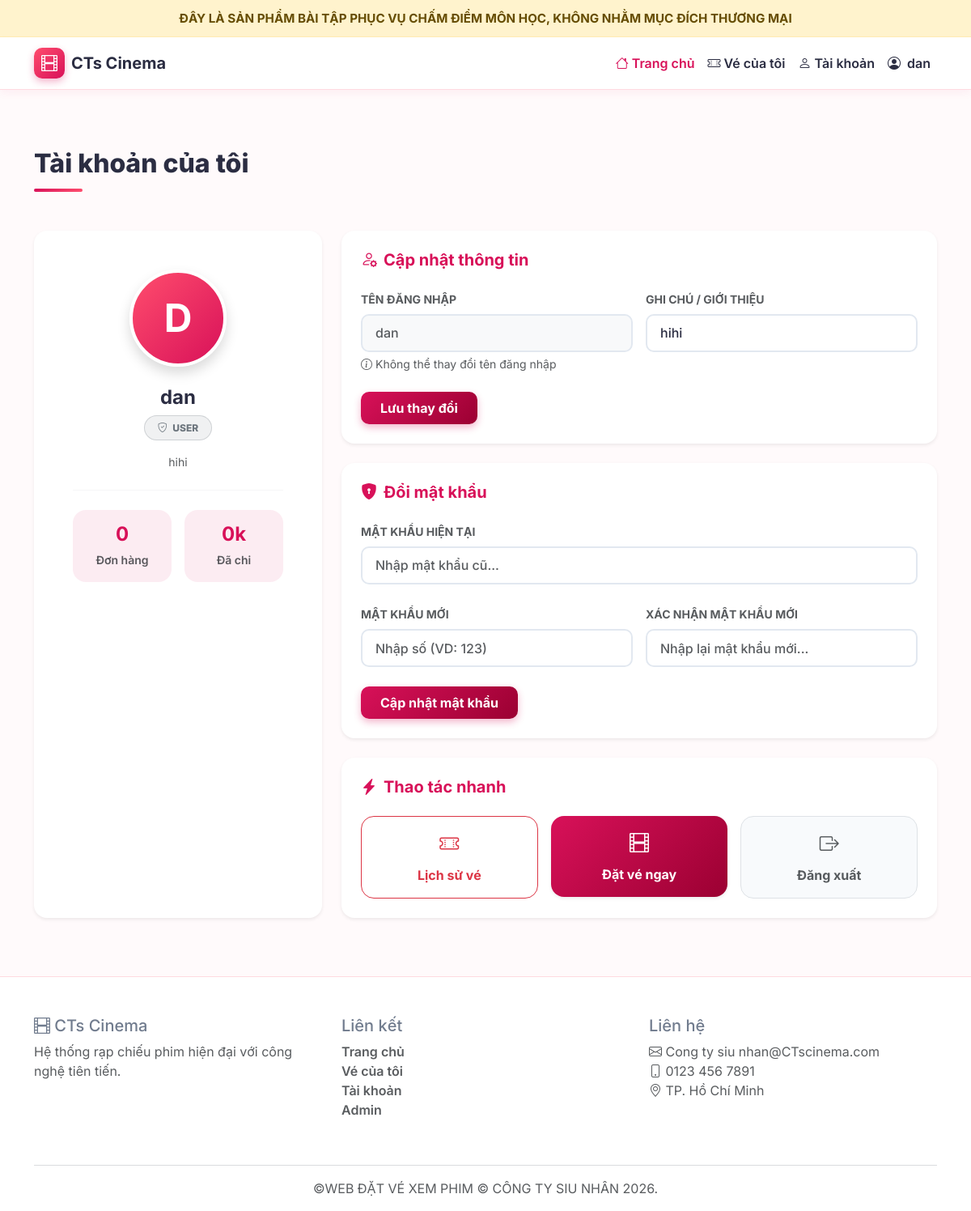
Page /profile.php (signed in) on the committed database.
### tables this page shows
CREATE TABLE `nguoidung` (
  `tendn` varchar(100) NOT NULL,
  `matkhau` int NOT NULL,
  `quyen` varchar(100) NOT NULL,
  `trangthai` varchar(50) NOT NULL DEFAULT 'Hoạt động',
  `ghichu` varchar(100) NOT NULL
);

### config/database.php (called while the page is built, shortened)
<?php
class Database {
    private $host = "localhost";
    private $username = "root";
    private $password = "";
    private $dbname = "kt";
    private $conn;
    public function __construct() {
        $this->conn = new mysqli($this->host, $this->username, $this->password, $this->dbname);
        $this->conn->set_charset("utf8");
        $this->conn->query("SET time_zone = '+07:00'");
    }
    public function select($sql) {
        $result = $this->conn->query($sql);
        $data = [];
        if ($result && $result->num_rows > 0) {
            while ($row = $result->fetch_assoc()) {
                $data[] = $row;
            }
        }
        return $data;
    }
    public function escape($str) {
        return $this->conn->real_escape_string($str);
    }
}
$db = new Database();
?>

### models/UserProfile.php (called while the page is built, shortened)
<?php
class UserProfile {
    public static function getByUsername($db, $tendn) {
        $tendn = $db->escape($tendn);
        return $db->select("SELECT * FROM nguoidung WHERE tendn = '$tendn'");
    }
    public static function getStats($db, $tendn) {
        $tendn = $db->escape($tendn);
        $total_tickets = count($db->select("SELECT mahd FROM hoadon WHERE tendn = '$tendn'"));
        $total_spent_data = $db->select("SELECT SUM(tongtien) as total FROM hoadon WHERE tendn = '$tendn' AND trangthai = 'Đã thanh toán'");
        $total_spent = $total_spent_data[0]['total'] ?? 0;
        return [
            'total_tickets' => $total_tickets,
            'total_spent' => $total_spent
        ];
    }
}

### profile.php (the view, shortened to what this page needs)
<?php
require_once 'includes/auth.php';
require_once 'models/UserProfile.php';
$tendn = $_SESSION['tendn'];
$users = UserProfile::getByUsername($db, $tendn);
$user = $users[0];
$stats = UserProfile::getStats($db, $tendn);
$total_tickets = $stats['total_tickets'];
$total_spent = $stats['total_spent'];
include_once 'header.php';
?>
    <section class="py-5" style="background-color: var(--bg-color);">
        <div class="container py-4">
            <h2 class="mb-5 section-title" style="color: var(--text-color);">Tài khoản của tôi</h2>
            <div class="row g-4">
                <div class="col-lg-4">
                    <div class="card border-0 rounded-4 shadow-sm h-100">
                        <div class="card-body text-center p-4 p-xl-5">
                            <div class="rounded-circle d-inline-flex align-items-center justify-content-center mb-4 shadow"
                                 style="width: 120px; height: 120px; background: linear-gradient(135deg, #ff4d6d, var(--primary-color)); border: 4px solid #fff;">
                                <span class="text-white fw-bold" style="font-size: 3rem;">
                                    <?php echo strtoupper(substr($user['tendn'], 0, 1)); ?>
                                </span>
                            </div>
                            <h4 class="fw-bold mb-2" style="color: var(--text-color);"><?php echo htmlspecialchars($user['tendn']); ?></h4>
                            <div class="mb-3">
                                <span class="badge bg-<?php echo $user['quyen'] == 'admin' ? 'danger' : 'secondary'; ?> bg-opacity-10 text-<?php echo $user['quyen'] == 'admin' ? 'danger' : 'secondary'; ?> border border-<?php echo $user['quyen'] == 'admin' ? 'danger' : 'secondary'; ?> border-opacity-25 px-3 py-2 rounded-pill">
                                    <i class="bi bi-shield-check me-1"></i> <?php echo strtoupper($user['quyen']); ?>
                                </span>
                            </div>
                            <p class="text-muted small mb-4 px-2">
                                <?php echo !empty($user['ghichu']) ? htmlspecialchars($user['ghichu']) : '<em class="opacity-50">Chưa có thông tin ghi chú.</em>'; ?>
                            </p>
                            <hr class="border-secondary border-opacity-25 mb-4">
                            <div class="row text-center g-3">
                                <div class="col-6">
                                    <div class="p-3 rounded-4" style="background-color: rgba(216, 17, 89, 0.08);">
                                        <h4 class="mb-1 fw-bold" style="color: var(--primary-color);"><?php echo $total_tickets; ?></h4>
                                        <small class="fw-semibold text-muted">Đơn hàng</small>
                                    </div>
                                </div>
                                <div class="col-6">
                                    <div class="p-3 rounded-4" style="background-color: rgba(216, 17, 89, 0.08);">
                                        <h4 class="mb-1 fw-bold" style="color: var(--primary-color);"><?php echo number_format($total_spent / 1000); ?>k</h4>
                                        <small class="fw-semibold text-muted">Đã chi</small>
                                    </div>
                                </div>
                            </div>
                        </div>
                    </div>
                </div>
                <div class="col-lg-8">
                    <div class="card border-0 rounded-4 shadow-sm mb-4">
                        <div class="card-header bg-transparent border-bottom-0 pt-4 px-4 pb-0">
                            <h5 class="fw-bold mb-0" style="color: var(--primary-color);">
                                <i class="bi bi-person-gear me-2"></i>Cập nhật thông tin
                            </h5>
                        </div>
                        <div class="card-body p-4">
                            <form method="POST">
                                <div class="row g-3">
                                    <div class="col-md-6">
                                        <label class="form-label text-muted small fw-bold">TÊN ĐĂNG NHẬP</label>
                                        <input type="text" class="form-control bg-light text-muted" value="<?php echo htmlspecialchars($user['tendn']); ?>" disabled>
                                        <small class="text-muted mt-1 d-block"><i class="bi bi-info-circle me-1"></i>Không thể thay đổi tên đăng nhập</small>
                                    </div>
                                    <div class="col-md-6">
                                        <label class="form-label text-muted small fw-bold">GHI CHÚ / GIỚI THIỆU</label>
                                        <input type="text" class="form-control" name="ghichu" placeholder="Nhập một vài điều về bạn..." value="<?php echo htmlspecialchars($user['ghichu']); ?>">
                                    </div>
                                    <div class="col-12 mt-4">
                                        <button type="submit" name="update_profile" class="btn btn-danger px-4 py-2 fw-bold">
                                            Lưu thay đổi
                                        </button>
                                    </div>
                                </div>
                            </form>
                        </div>
                    </div>
                    <div class="card border-0 rounded-4 shadow-sm mb-4">
                        <div class="card-header bg-transparent border-bottom-0 pt-4 px-4 pb-0">
                            <h5 class="fw-bold mb-0" style="color: var(--primary-color);">
                                <i class="bi bi-shield-lock-fill me-2"></i>Đổi mật khẩu
                            </h5>
                        </div>
                        <div class="card-body p-4">
                            <form method="POST">
                                <div class="row g-3">
                                    <div class="col-md-12 mb-2">
                                        <label class="form-label text-muted small fw-bold">MẬT KHẨU HIỆN TẠI</label>
                                        <input type="password" class="form-control" name="old_password" required placeholder="Nhập mật khẩu cũ...">
                                    </div>
                                    <div class="col-md-6">
                                        <label class="form-label text-muted small fw-bold">MẬT KHẨU MỚI</label>
                                        <input type="password" class="form-control" name="new_password" required placeholder="Nhập số (VD: 123)">
                                    </div>
                                    <div class="col-md-6">
                                        <label class="form-label text-muted small fw-bold">XÁC NHẬN MẬT KHẨU MỚI</label>
                                        <input type="password" class="form-control" name="confirm_password" required placeholder="Nhập lại mật khẩu mới...">
                                    </div>
                                    <div class="col-12 mt-4">
                                        <button type="submit" name="change_password" class="btn btn-danger px-4 py-2 fw-bold">
                                            Cập nhật mật khẩu
                                        </button>
                                    </div>
                                </div>
                            </form>
                        </div>
                    </div>
                    <div class="card border-0 rounded-4 shadow-sm">
                        <div class="card-header bg-transparent border-bottom-0 pt-4 px-4 pb-0">
                            <h5 class="fw-bold mb-0" style="color: var(--primary-color);">
                                <i class="bi bi-lightning-charge-fill me-2"></i>Thao tác nhanh
                            </h5>
                        </div>
                        <div class="card-body p-4">
                            <div class="row g-3">
                                <div class="col-md-4">
                                    <a href="my-tickets.php" class="btn btn-outline-danger w-100 py-3 rounded-4 fw-bold d-flex flex-column align-items-center gap-2">
                                        <i class="bi bi-ticket-perforated fs-4"></i> Lịch sử vé
                                    </a>
                                </div>
                                <div class="col-md-4">
                                    <a href="index.php" class="btn btn-danger w-100 py-3 rounded-4 fw-bold d-flex flex-column align-items-center gap-2 shadow-sm">
                                        <i class="bi bi-film fs-4"></i> Đặt vé ngay
                                    </a>
                                </div>
                                <div class="col-md-4">
                                    <a href="logout.php" class="btn btn-light border w-100 py-3 rounded-4 fw-bold d-flex flex-column align-items-center gap-2 text-muted" style="background-color: #f8fafc;">
                                        <i class="bi bi-box-arrow-right fs-4"></i> Đăng xuất
                                    </a>
                                </div>
                            </div>
                        </div>
                    </div>
                </div>
            </div>
        </div>
    </section>
<?php include_once 'footer.php'; ?>

### assets/css/style.css (style rules this page uses)
:root { --bg-color: #fffafb; --card-bg: #ffffff; --border-color: #ffdae0; --text-color: #2b2d42; --text-muted: #717c8e; --primary-color: #d81159; --primary-hover: #9b0032; --shadow-sm: 0 4px 10px rgba(216, 17, 89, 0.05); --shadow-md: 0 8px 25px rgba(216, 17, 89, 0.12); }
body { background-color: var(--bg-color); color: var(--text-color); font-family: 'Inter', -apple-system, BlinkMacSystemFont, "Segoe UI", sans-serif; -webkit-font-smoothing: antialiased; display: flex; flex-direction: column; min-height: 100vh; }
.section-title { color: var(--text-color); position: relative; padding-bottom: 15px; font-weight: 800; }
.section-title::after { content: ''; position: absolute; bottom: 0; left: 0; width: 60px; height: 4px; background: linear-gradient(135deg, var(--primary-color), #ff4d6d); border-radius: 4px; }
.card { background-color: var(--card-bg); border: 1px solid var(--border-color); color: var(--text-color); border-radius: 16px; box-shadow: var(--shadow-sm); }
.card-header { border-bottom: 1px solid var(--border-color); background-color: transparent; font-weight: 700; }
.form-control, .form-select { background-color: #ffffff; border: 2px solid #e2e8f0; color: var(--text-color); border-radius: 10px; font-weight: 500; padding: 0.6rem 1rem; }
.btn { font-weight: 700; border-radius: 10px; transition: all 0.2s; }
.btn-danger { background: linear-gradient(135deg, var(--primary-color), var(--primary-hover)); border: none; color: white !important; box-shadow: 0 4px 10px rgba(216, 17, 89, 0.3); }
.badge { padding: 0.5em 0.8em; border-radius: 8px; font-weight: 800; }

### rows in the picture
nguoidung: tendn "D", tendn "dan", quyen "USER", ghichu "hihi"

### other values in the picture
$_SESSION['tendn'] "dan"
$total_tickets "0"
$total_spent / 1000 "0"
